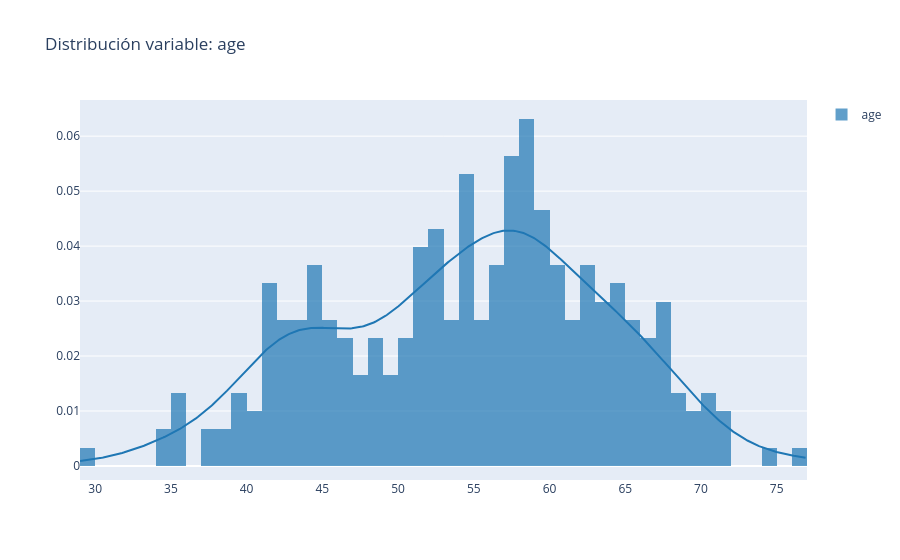
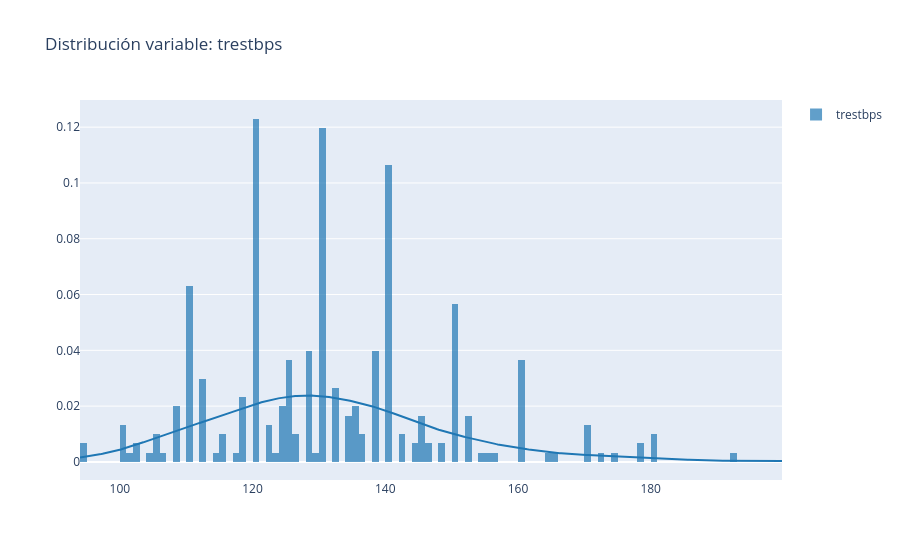
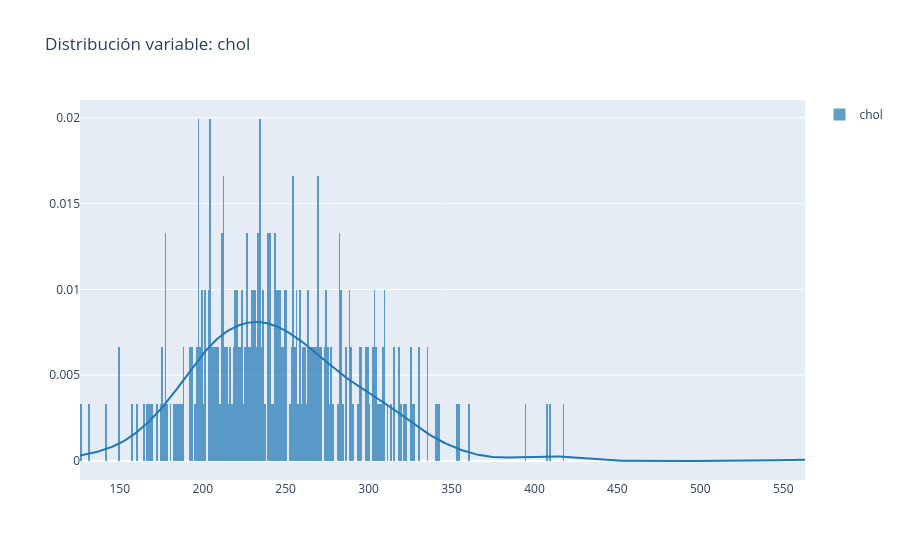
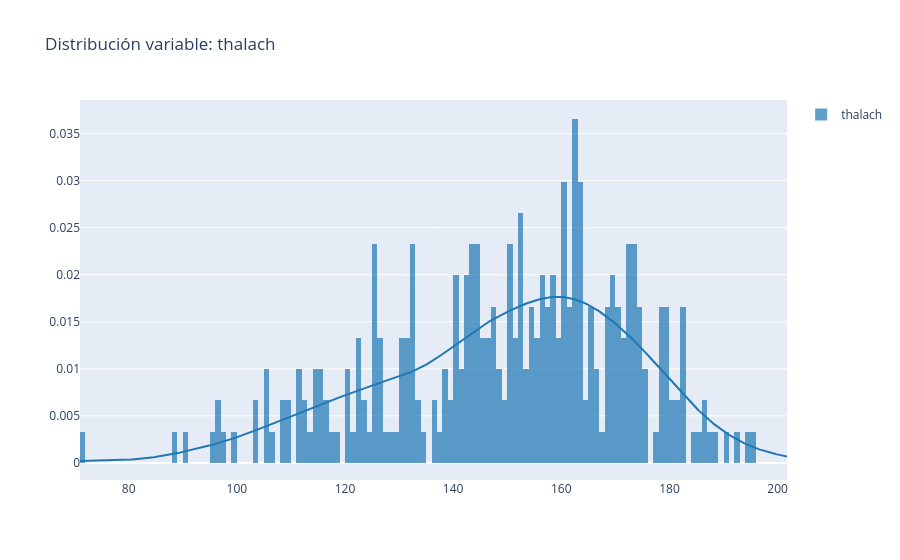

Here is the notebook cell these charts were saved with, in order:
### Markdown cell above
### ⭐ Variables numéricas

### Code cell
# Se muestran las distribuciones de las variables numéricas
for col in LIST_NUM_COLS:
    fig = ff.create_distplot(
        [df_preprocessed[col]],
        [col],
        show_hist=True,
        show_curve=True,
        show_rug=False
    )
    fig.update_layout(
        title=f"Distribución variable: {col}"
    )
    fig.show()

### Figure 1 — Plotly figure (JSON) as saved in the notebook; plotly's stock layout.template omitted (floating-point values rounded to 4 significant figures; data arrays with more than 128 entries replaced by an {"elided": "..."} marker saying what was removed)
{"data": [{"autobinx": false, "histnorm": "probability density", "legendgroup": "age", "marker": {"color": "rgb(31, 119, 180)"}, "name": "age", "opacity": 0.7, "type": "histogram", "x": {"elided": "302 int values"}, "xaxis": "x", "xbins": {"end": 77, "size": 1, "start": 29}, "yaxis": "y"}, {"legendgroup": "age", "marker": {"color": "rgb(31, 119, 180)"}, "mode": "lines", "name": "age", "showlegend": false, "type": "scatter", "x": {"elided": "500 float values"}, "xaxis": "x", "y": {"elided": "500 float values"}, "yaxis": "y"}], "layout": {"barmode": "overlay", "hovermode": "closest", "legend": {"traceorder": "reversed"}, "title": {"text": "Distribución variable: age"}, "xaxis": {"anchor": "y2", "domain": [0, 1], "zeroline": false}, "yaxis": {"anchor": "free", "domain": [0, 1], "position": 0}}}

### Figure 2 — Plotly figure (JSON) as saved in the notebook; plotly's stock layout.template omitted (floating-point values rounded to 4 significant figures; data arrays with more than 128 entries replaced by an {"elided": "..."} marker saying what was removed)
{"data": [{"autobinx": false, "histnorm": "probability density", "legendgroup": "trestbps", "marker": {"color": "rgb(31, 119, 180)"}, "name": "trestbps", "opacity": 0.7, "type": "histogram", "x": {"elided": "302 int values"}, "xaxis": "x", "xbins": {"end": 200, "size": 1, "start": 94}, "yaxis": "y"}, {"legendgroup": "trestbps", "marker": {"color": "rgb(31, 119, 180)"}, "mode": "lines", "name": "trestbps", "showlegend": false, "type": "scatter", "x": {"elided": "500 float values"}, "xaxis": "x", "y": {"elided": "500 float values"}, "yaxis": "y"}], "layout": {"barmode": "overlay", "hovermode": "closest", "legend": {"traceorder": "reversed"}, "title": {"text": "Distribución variable: trestbps"}, "xaxis": {"anchor": "y2", "domain": [0, 1], "zeroline": false}, "yaxis": {"anchor": "free", "domain": [0, 1], "position": 0}}}

### Figure 3 — Plotly figure (JSON) as saved in the notebook; plotly's stock layout.template omitted (floating-point values rounded to 4 significant figures; data arrays with more than 128 entries replaced by an {"elided": "..."} marker saying what was removed)
{"data": [{"autobinx": false, "histnorm": "probability density", "legendgroup": "chol", "marker": {"color": "rgb(31, 119, 180)"}, "name": "chol", "opacity": 0.7, "type": "histogram", "x": {"elided": "302 int values"}, "xaxis": "x", "xbins": {"end": 564, "size": 1, "start": 126}, "yaxis": "y"}, {"legendgroup": "chol", "marker": {"color": "rgb(31, 119, 180)"}, "mode": "lines", "name": "chol", "showlegend": false, "type": "scatter", "x": {"elided": "500 float values"}, "xaxis": "x", "y": {"elided": "500 float values"}, "yaxis": "y"}], "layout": {"barmode": "overlay", "hovermode": "closest", "legend": {"traceorder": "reversed"}, "title": {"text": "Distribución variable: chol"}, "xaxis": {"anchor": "y2", "domain": [0, 1], "zeroline": false}, "yaxis": {"anchor": "free", "domain": [0, 1], "position": 0}}}

### Figure 4 — Plotly figure (JSON) as saved in the notebook; plotly's stock layout.template omitted (floating-point values rounded to 4 significant figures; data arrays with more than 128 entries replaced by an {"elided": "..."} marker saying what was removed)
{"data": [{"autobinx": false, "histnorm": "probability density", "legendgroup": "thalach", "marker": {"color": "rgb(31, 119, 180)"}, "name": "thalach", "opacity": 0.7, "type": "histogram", "x": {"elided": "302 int values"}, "xaxis": "x", "xbins": {"end": 202, "size": 1, "start": 71}, "yaxis": "y"}, {"legendgroup": "thalach", "marker": {"color": "rgb(31, 119, 180)"}, "mode": "lines", "name": "thalach", "showlegend": false, "type": "scatter", "x": {"elided": "500 float values"}, "xaxis": "x", "y": {"elided": "500 float values"}, "yaxis": "y"}], "layout": {"barmode": "overlay", "hovermode": "closest", "legend": {"traceorder": "reversed"}, "title": {"text": "Distribución variable: thalach"}, "xaxis": {"anchor": "y2", "domain": [0, 1], "zeroline": false}, "yaxis": {"anchor": "free", "domain": [0, 1], "position": 0}}}
